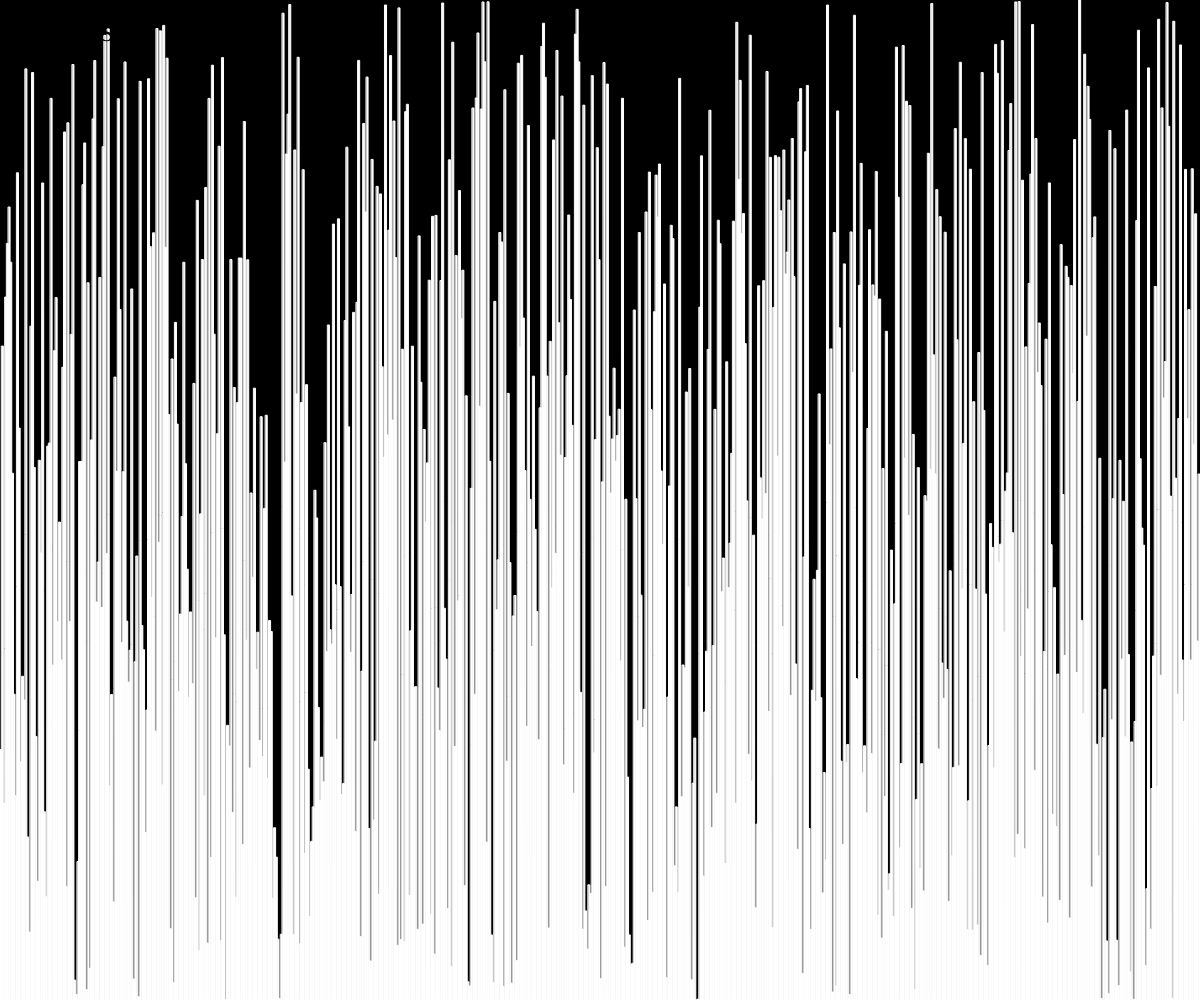
Frame 1 (no input)
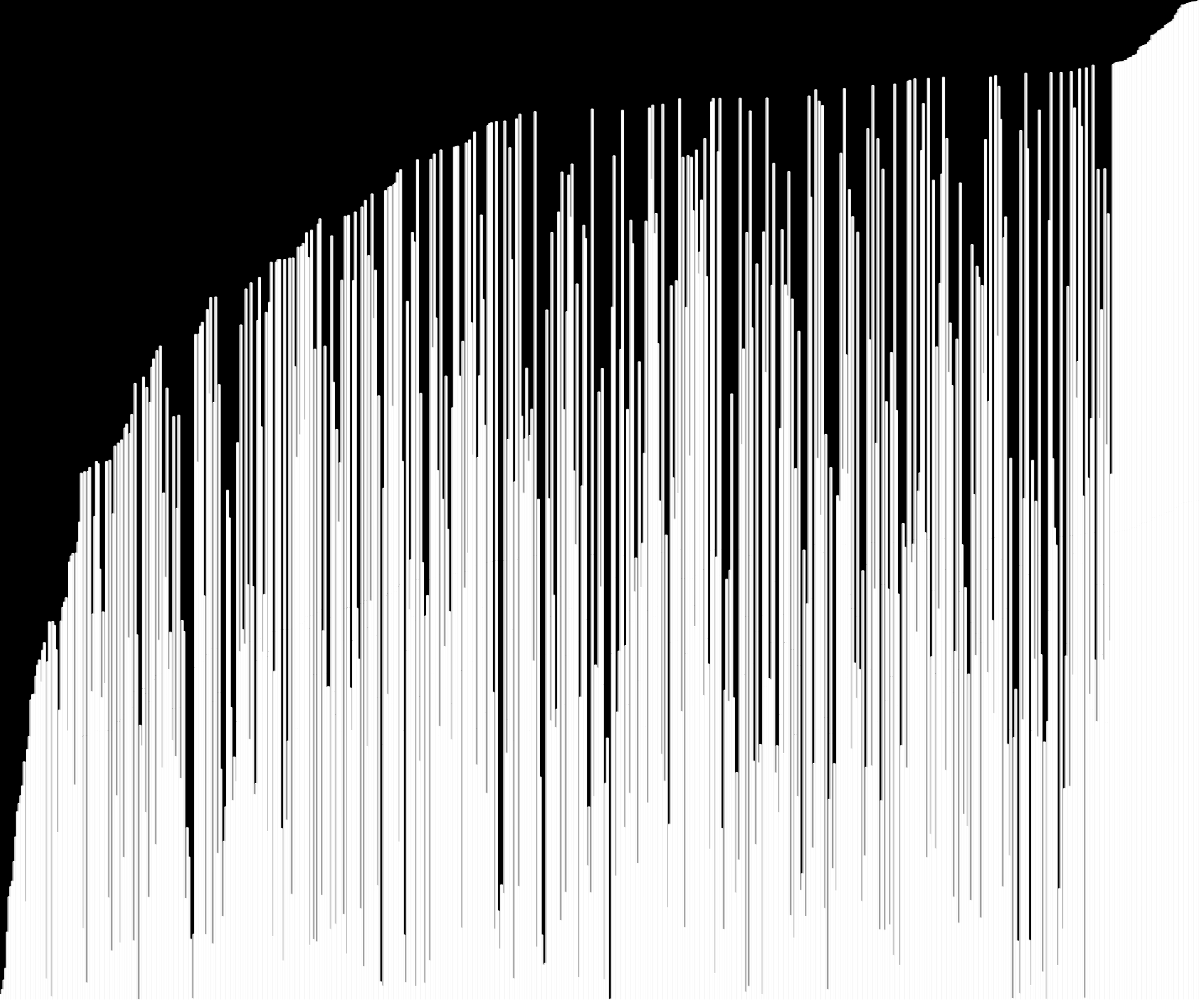
Frame 60 (no input)
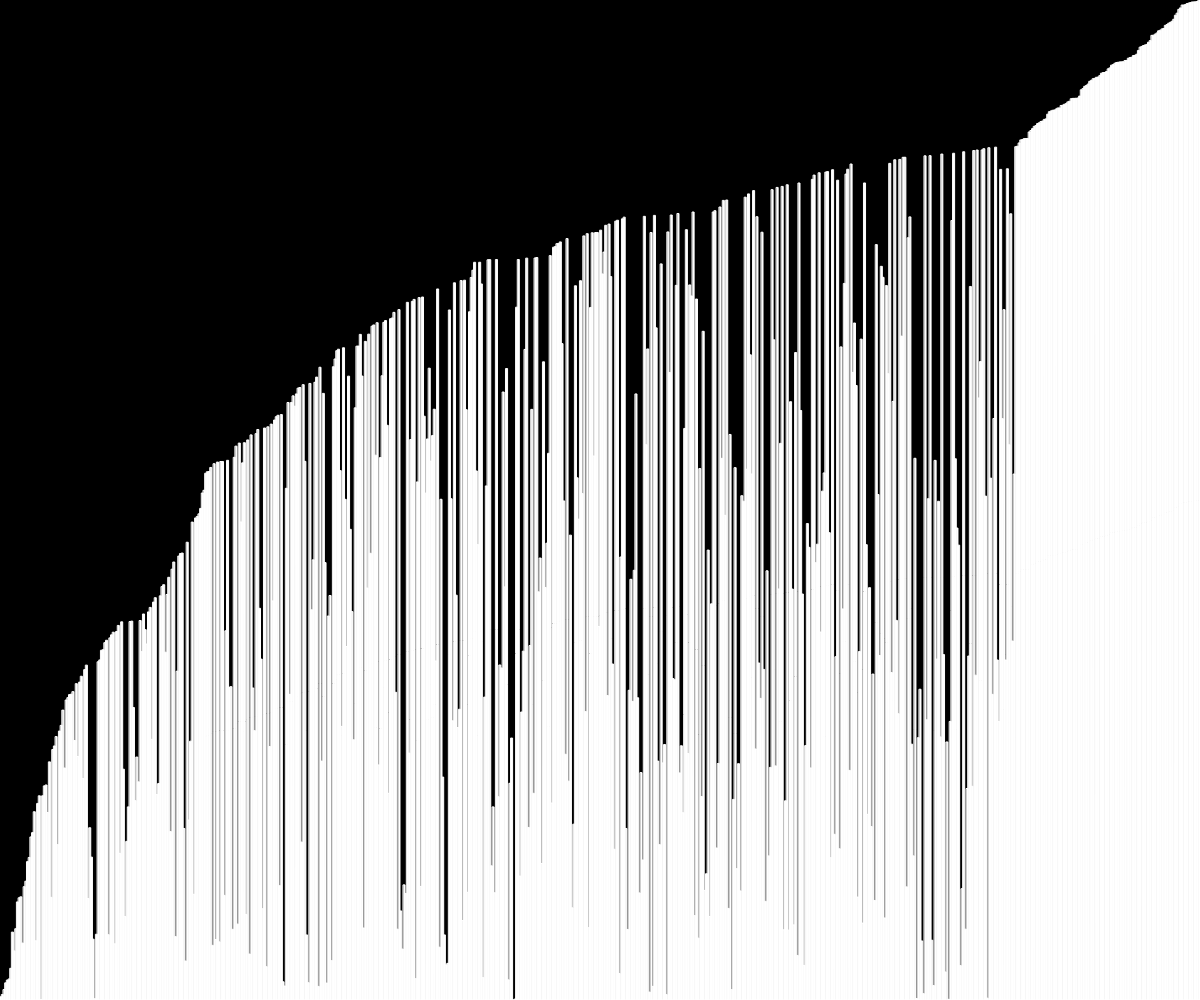
Frame 120 (the mouse pressed at the canvas centre since frame 60)

The p5.js sketch that drew these frames (run headless with seeded random() and noise() and a simulated clock; from frame 60 on, the mouse is pressed at the canvas centre):

// p5.js sketch
// ── sketch.js
/// <reference path="p5.global-mode.d.ts" />

let values = []; // The array of random values

let I, J, div;
let num; // Number of bars [minBars, maxBars]
let mode = 0; //for jumping between sorts
let IPF; //iterations per frame
let minBars = 500,
    maxBars = 800;
let stop = false;

// initialises the array to random values and sets I and J to 0
function init() {
    I = 0;
    J = 0;
    num = floor(random(minBars, maxBars));
    IPF = floor(0.85 * num);
    values = new Array(num);
    for (let i = 0; i < values.length; i++) {
        values[i] = random(height);
        // values[i] = noise(i / 100.0) * height;
    }

}

// SETUP
function setup() {
    createCanvas(windowWidth, windowHeight);
    init();
    div = createDiv('').position(25, 20);
    div.style('font-size', '24px');
    // div.style('color', '#FFFFFF'); div.center();
    div.html('Bubble Sort');
}

// Restart Simulation on "ENTER"
function keyPressed() {
    if (keyCode === ENTER && mode == 3) {
        mode = 0;
        init();
        print("Restarting...");
        div.html('Bubble Sort');
        document.title = "Bubble Sort";
        stop = false;
        loop();
    }
}



// Function which allows the draw() function to wait 'time' ms
function wait(time) {
    start = millis()
    do {
        current = millis();
    } while (current < start + time)
}

// Function to Swap
function swap(arr, a, b) {
    let temp = arr[a];
    arr[a] = arr[b];
    arr[b] = temp;
}

// Drawing the rectangles 
function show() {
    for (let i = 0; i < values.length; i++) {
        stroke(255);
        // fill(245, 222, 179);
        if (stop) stroke(255, 0, 0);
        rectMode(CORNER);
        rect(i * width / num, values[i], width / num, height - values[i]);
    }

    if (stop) noLoop();
}

//!
// DRAW
function draw() {
    background(0);
    if (mode == 0) {
        Bubble();
    } else if (mode == 1) {
        Insertion();
    } else if (mode == 2) {
        SSelection();
    }

    show();
}

// Change the text when moving to next sort
function setNext(prev, next) {
    print("Finished", prev);
    wait(500);
    ++mode;
    init();
    div.html(next);
    document.title = next;
}

// Ending the simulation
function endSorts(s) {
    fill(255, 0, 0);
    stroke(255);
    strokeWeight(2);
    div.html('FINISHED<br>Press "ENTER" to restart...');
    stop = true;
    print("Finished", s);
    mode = 3;
}
// ── BubbleSort.js
function Bubble() {
    for (let n = 0; n < IPF; n++) { //100 swaps per draw else very slow
        /* code for one iteration */
        let a = values[J];
        let b = values[J + 1];
        if (a < b) swap(values, J, J + 1);

        if (I < values.length) {
            J++;
            if (J >= values.length - I - 1) {
                J = 0;
                I++;
            }
        } else {
            setNext("Bubble Sort", "Insertion Sort");
        }
    }
}
// ── InsertionSort.js
function Insertion() {
    if (I == 0) I++;
    else if (I > 0 && I < values.length) {
        let currentValue = values[I]
        J = I - 1
        while (J >= 0 && values[J] < currentValue) {
            values[J + 1] = values[J]
            J--;
        }
        values[J + 1] = currentValue
        I++;
    } else {
        setNext("Insertion Sort", "Selection Sort");
    }
}
// ── QuickSort.Js
async function quickSort(arr, start, end) {
    if (start >= end) return;
    let index = await partition(arr, start, end); //always end point -> pivot
    states[index] = -1; //disappear later after sort done

    //! waits for both of them to finish
    await Promise.all([
        quickSort(arr, start, index - 1),
        quickSort(arr, index + 1, end)
    ]);
    // await quickSort(arr, start, index - 1);
    // await quickSort(arr, index + 1, end); //<- asynchronous so not simultaneous
}

async function partition(arr, start, end) {
    for (let i = start; i < end; ++i) {
        states[i] = 1;
    }

    let pivotIndex = start;
    let pivotValue = arr[end];
    states[pivotIndex] = 0;
    for (let i = start; i < end; ++i) {
        if (arr[i] > pivotValue) {
            await Sswap(arr, i, pivotIndex);

            states[pivotIndex] = -1;
            pivotIndex++;
            states[pivotIndex] = 0;
        }
    }
    await Sswap(arr, pivotIndex, end);

    for (let i = start; i < end; ++i) {
        if (i != pivotIndex)
            states[i] = -1;
    }

    return pivotIndex;
}

// added time delay so draw() can simulate the sort
function sleep(ms) {
    return new Promise(resolve => setTimeout(resolve, ms));
}

// Function to Swap
async function Sswap(arr, a, b) {
    await sleep(0.001);
    let temp = arr[a];
    arr[a] = arr[b];
    arr[b] = temp;
}
// ── SelectionSort.Js
function SSelection() {
    if (I < values.length - 1) {
        let small = values[I];
        let pos = I;
        for (J = I + 1; J < values.length; J++) {
            if (values[J] > small) {
                small = values[J];
                pos = J;
            }
        }
        swap(values, I, pos);
    } else {
        endSorts("Selection Sort");
        // setNext("Selection Sort", "Quick Sort");
    }
    I++;
}
// ── style.css
html,
body {
    margin: 0;
    padding: 0;
    text-shadow: 1px 1px 2px rgb(255, 255, 255);
    font-family: 'Overpass', cursive;
    font-weight: bold;
    color: #00FFFF;
    position: absolute;
}

canvas {
    display: block;
    margin-left: auto;
    margin-right: auto;
    /* padding: 0%; */
    /* margin: 0px; */
    /* box-shadow: 1px 3px 10px 5px rgba(0, 0, 0, 0.75); */
}
